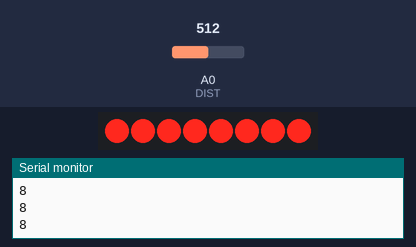
The sketch below on a simulated Arduino Uno, built with avr-gcc and run on an emulated ATmega328P. Shown: 8 shift-register outputs drawn as a row of LEDs (first output left, lit = HIGH), the last lines printed to the serial monitor. Wiring (inferred from the names in the program): shift register (74HC595): data pin 8; shift clock pin 10; latch pin 9. Wiring (inferred from the signals the program sends): row of LEDs: on Q0, Q1, Q2, Q3, Q4, Q5, Q6, Q7. The inputs (shaded band) are chosen by the test bench; at power-on: A0 (DIST) = 512.

Above: at 1.2 s.
1.3 s: A0 (DIST) set to 490
At 2.4 s:
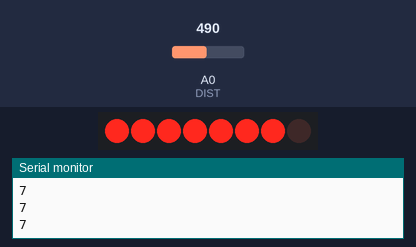
2.8 s: A0 (DIST) set to 306
At 4.0 s:
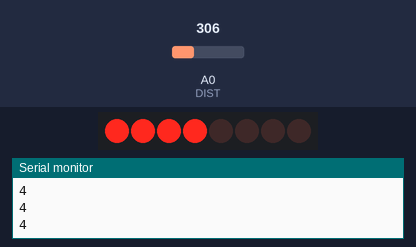
4.3 s: A0 (DIST) set to 268
5.8 s: A0 (DIST) set to 236
At 6.7 s:
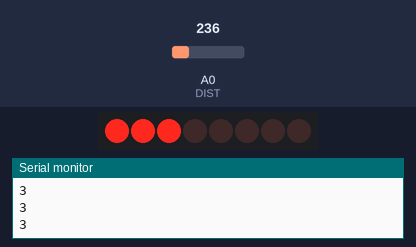
7.3 s: A0 (DIST) set to 122
At 8.5 s:
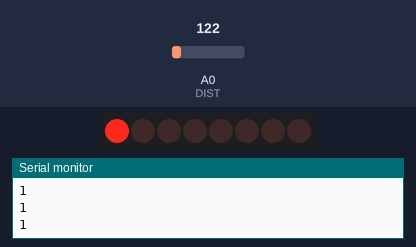
8.8 s: A0 (DIST) set to 69
10.3 s: A0 (DIST) set to 56
At 11.1 s:
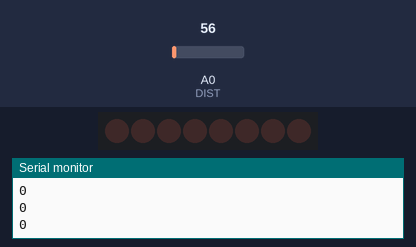
Timing chart, 0 to 12.8 s (numbered marks = the images above; inputs shaded):
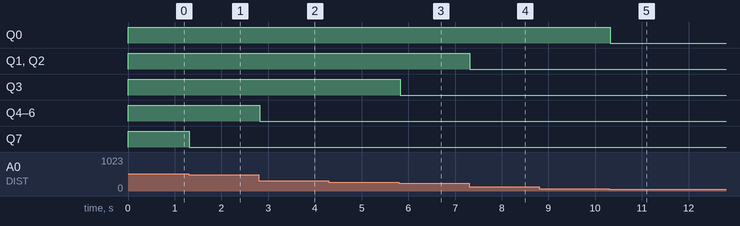

Measured:
- the behaviour switches between 250 and 249 on A0 (DIST) (found by bisection; images 2 and 3)
- the behaviour switches between 63 and 62 on A0 (DIST) (found by bisection; images 4 and 5)
- after the input at 1.3 s, Q7: HIGH → LOW at once
- after the input at 2.8 s, Q4–6: HIGH → LOW at once
- after the input at 5.8 s, Q3: HIGH → LOW at once
- after the input at 7.3 s, Q1, Q2: HIGH → LOW at once
- after the input at 10.3 s, Q0: HIGH → LOW at once

The sketch:

sketch_alternate_register_gistigramma_rasstoyaniya.ino
```cpp
/* Гистограмма расстояния на сдвиговом регистре */

const int SER = 8;                // Подключение вывода DATA
const int LATCH = 9;              // Подключение вывода LATCH
const int CLK = 10;               // Подключение вывода CLOCK
const int DIST = 0;               // Подключение датчика расстояния

int vals[9] = {0, 1, 3, 7, 15, 31, 63, 127, 255};     // Возможные значения светодиодов
int maxVal = 500;                                     // Максимальное значение расстояния
int minVal = 0;                                       // Минимальное значение расстояния

void setup() {                    // Конфигурация выводов как выход
 pinMode(SER, OUTPUT);
 pinMode(LATCH, OUTPUT);
 pinMode(CLK, OUTPUT);
 Serial.begin(9600);
}

void loop() {
  int distance = analogRead(DIST);
  distance = map(distance, minVal, maxVal, 0, 8);
  distance = constrain(distance, 0, 8);
  Serial.println(distance);
  digitalWrite(LATCH, LOW);        // LATCH - низкий уровень - начало отправки
  shiftOut(SER, CLK, MSBFIRST, vals[distance]);     // Старший бит - первый
  digitalWrite(LATCH, HIGH);                   // LATCH - высокий уровень
  delay(30);                     // Скорость анимации
}
```
